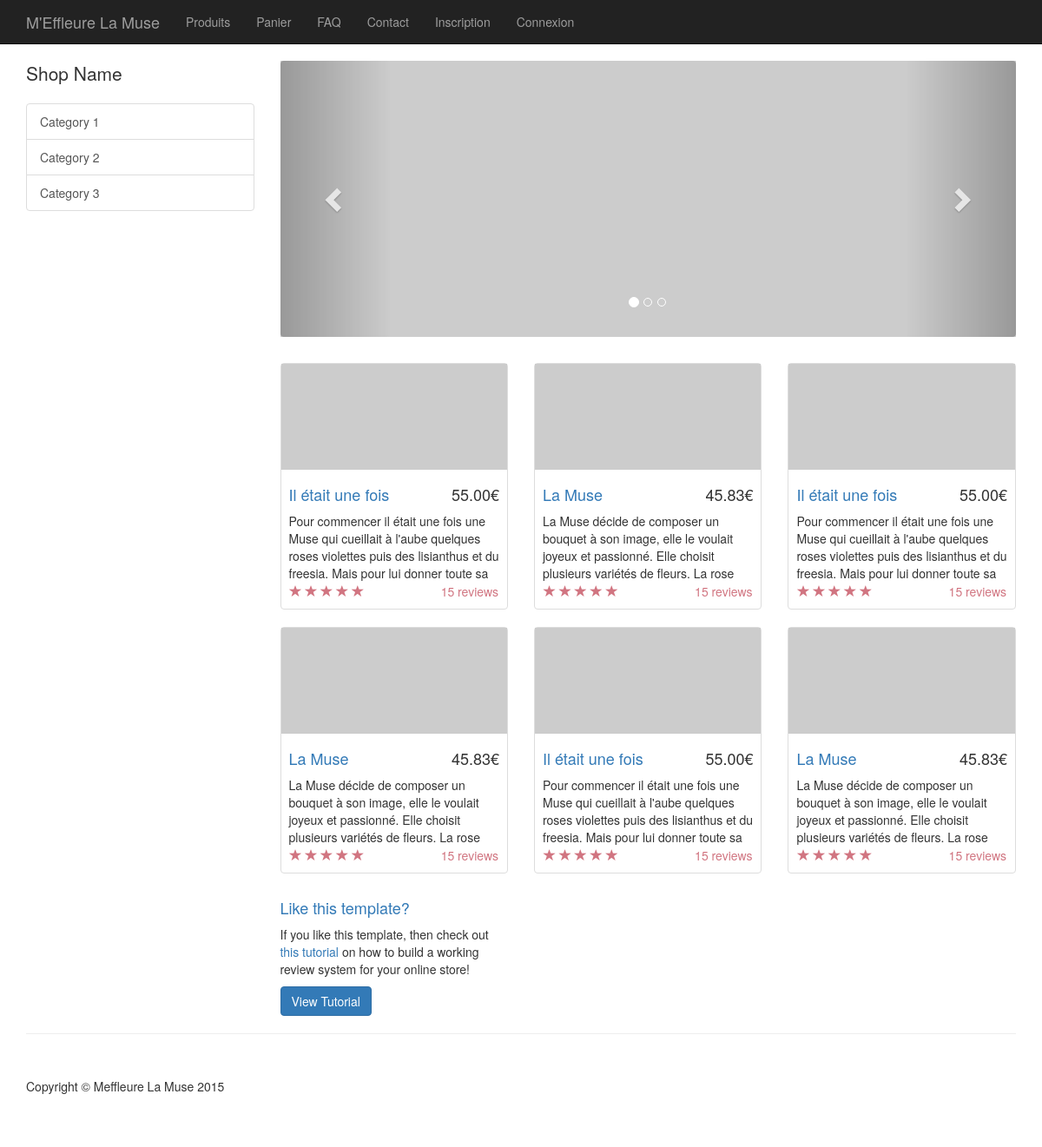
/produits.php, run on the app's committed database.
### tables this page shows
CREATE TABLE `produits` (
`id` int(11) NOT NULL,
  `titre` varchar(255) NOT NULL,
  `description` text NOT NULL,
  `prix` decimal(11,2) NOT NULL,
  `nbClicks` int(11) NOT NULL,
  `nbAjouts` int(11) NOT NULL
);

### produits.php (the view, shortened to what this page needs)
<?php
    require_once("config.php");
    $q=$bdd->query("SELECT * FROM produits ORDER BY id desc");
    $ligne = $q-> fetch();
?>
<!DOCTYPE html>
<html lang="en">
<head>
    <link href="css/bootstrap.min.css" rel="stylesheet">
    <link href="css/shop-homepage.css" rel="stylesheet">
    <link href="css/custom.css" rel="stylesheet">
</head>
<body>
    <?php include("navbar.php"); ?>
    <div class="container">
        <div class="row">
            <div class="col-md-3">
                <p class="lead">Shop Name</p>
                <div class="list-group">
                    <a href="#" class="list-group-item">Category 1</a>
                    <a href="#" class="list-group-item">Category 2</a>
                    <a href="#" class="list-group-item">Category 3</a>
                </div>
            </div>
            <div class="col-md-9">
                <div class="row carousel-holder">
                    <div class="col-md-12">
                        <div id="carousel-example-generic" class="carousel slide" data-ride="carousel">
                            <ol class="carousel-indicators">
                                <li data-target="#carousel-example-generic" data-slide-to="0" class="active"></li>
                                <li data-target="#carousel-example-generic" data-slide-to="1"></li>
                                <li data-target="#carousel-example-generic" data-slide-to="2"></li>
                            </ol>
                            <div class="carousel-inner">
                                <div class="item active">
                                    <img class="slide-image" src="http://placehold.it/800x300" alt="">
                                </div>
                            </div>
                            <a class="left carousel-control" href="#carousel-example-generic" data-slide="prev">
                                <span class="glyphicon glyphicon-chevron-left"></span>
                            </a>
                            <a class="right carousel-control" href="#carousel-example-generic" data-slide="next">
                                <span class="glyphicon glyphicon-chevron-right"></span>
                            </a>
                        </div>
                    </div>
                </div>
                <div class="row">
                    <?php $sql = $bdd->query("SELECT count(*) as nb from produits");
                    $data = $sql->fetch();
                    $nb = $data['nb'];
                    $i = 0;
                    while ($i < $nb){
                        ?>
                    <div class="col-sm-4 col-lg-4 col-md-4">
                        <div class="thumbnail">
                            <img src="http://placehold.it/320x150" alt="">
                            <div class="caption">
                                <h4 class="pull-right"><?php echo($ligne["prix"]);?>€</h4>
                                <h4><a href="produit.php?idProduit=<?php echo($ligne['id'])?>"><?php echo($ligne["titre"]);?></a>
                                </h4>
                                <p><?php echo($ligne["description"]);?></p>
                            </div>
                            <div class="ratings">
                                <p class="pull-right">15 reviews</p>
                                <p>
                                    <span class="glyphicon glyphicon-star"></span>
                                    <span class="glyphicon glyphicon-star"></span>
                                    <span class="glyphicon glyphicon-star"></span>
                                    <span class="glyphicon glyphicon-star"></span>
                                    <span class="glyphicon glyphicon-star"></span>
                                </p>
                            </div>
                        </div>
                    </div>
                    <?php $ligne = $q->fetch(); $i++; } ?>
                    <div class="col-sm-4 col-lg-4 col-md-4">
                        <h4><a href="#">Like this template?</a>
                        </h4>
                        <p>If you like this template, then check out <a target="_blank" href="http://maxoffsky.com/code-blog/laravel-shop-tutorial-1-building-a-review-system/">this tutorial</a> on how to build a working review system for your online store!</p>
                        <a class="btn btn-primary" target="_blank" href="http://maxoffsky.com/code-blog/laravel-shop-tutorial-1-building-a-review-system/">View Tutorial</a>
                    </div>
                </div>
            </div>
        </div>
    </div>
    <div class="container">
        <hr>
        <footer>
            <div class="row">
                <div class="col-lg-12">
                    <p>Copyright &copy; Meffleure La Muse 2015</p>
                </div>
            </div>
        </footer>
    </div>
</body>
</html>

### navbar.php (shortened to what this page needs)
<nav class="navbar navbar-inverse navbar-fixed-top" role="navigation">
        <div class="container">
            <div class="navbar-header">
                <a class="navbar-brand" href="#">M'Effleure La Muse</a>
            </div>
            <div class="collapse navbar-collapse" id="bs-example-navbar-collapse-1">
                <ul class="nav navbar-nav">
                    <li>
                        <a href="produits.php">Produits</a>
                    </li>
                    <li>
                        <a href="#">Panier</a>
                    </li>
                    <li>
                        <a href="faq.php">FAQ</a>
                    </li>
                    <li>
                        <a href="contact.php">Contact</a>
                    </li>
                    <li>
                        <a href="#" data-toggle="modal" data-target="#modalInscription">Inscription</a>
                    </li>
                    <li>
                        <a href="login.php">Connexion</a>
                    </li>
                </ul>
            </div>
        </div>
    </nav>

### css/shop-homepage.css (style rules this page uses)
body { padding-top: 70px; }
.slide-image { width: 100%; }
.carousel-holder { margin-bottom: 30px; }
.carousel-control, .item { border-radius: 4px; }
.caption { height: 130px; overflow: hidden; }
.caption h4 { white-space: nowrap; }
.thumbnail img { width: 100%; }
.ratings { padding-right: 10px; padding-left: 10px; color: #d17581; }
.thumbnail { padding: 0; }
footer { margin: 50px 0; }

### data on the page
produits: prix "55.00", titre "Il était une fois", description "Pour commencer il était une fois une Muse qui cueillait à l'aube quelques roses violettes puis des lisianthus et du freesia. Mais pour lui donner toute sa…"
produits: prix "45.83", titre "La Muse", description "La Muse décide de composer un bouquet à son image, elle le voulait joyeux et passionné. Elle choisit plusieurs variétés de fleurs. La rose…"
produits: prix "55.00", titre "Il était une fois", description "Pour commencer il était une fois une Muse qui cueillait à l'aube quelques roses violettes puis des lisianthus et du freesia. Mais pour lui donner toute sa…"
produits: prix "45.83", titre "La Muse", description "La Muse décide de composer un bouquet à son image, elle le voulait joyeux et passionné. Elle choisit plusieurs variétés de fleurs. La rose…"
produits: prix "55.00", titre "Il était une fois", description "Pour commencer il était une fois une Muse qui cueillait à l'aube quelques roses violettes puis des lisianthus et du freesia. Mais pour lui donner toute sa…"
produits: prix "45.83", titre "La Muse", description "La Muse décide de composer un bouquet à son image, elle le voulait joyeux et passionné. Elle choisit plusieurs variétés de fleurs. La rose…"
